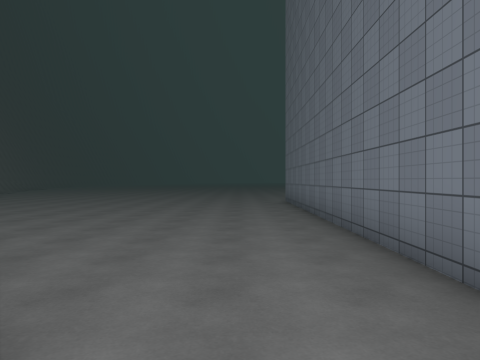
view 1 (above)

22 first-person views from a walk through a scene from a Unity 3-D project. The camera is 1.5 m above the floor, looks level and sees 70° across. The floor is counted in squares, 2 m on a side. Each view is taken from the middle of a square. On the plan, view 1 faces up. The plan holds only what a view shows up to about 11 squares ahead; the rest is blank. The place goes on beyond the plan. The player character is not drawn. Some animated figures are not drawn. Surface patterns are stand-ins for the level's own textures.

view 2
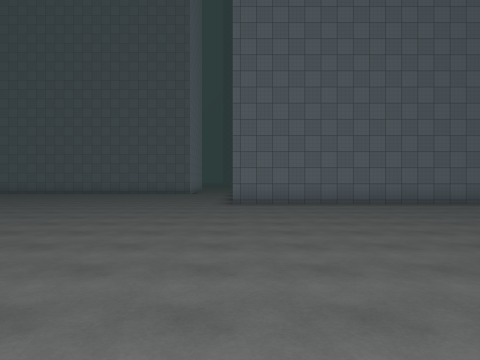

view 3
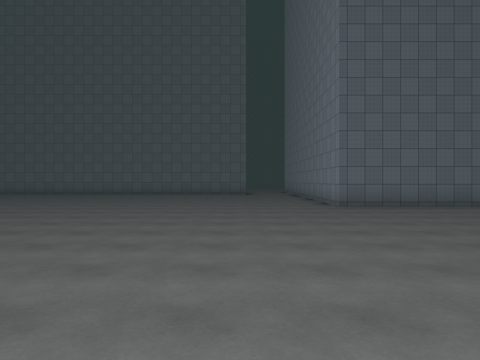

view 4
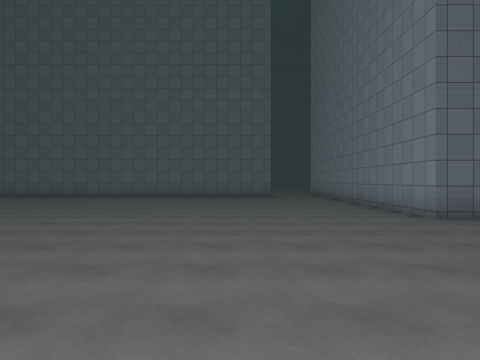

view 5
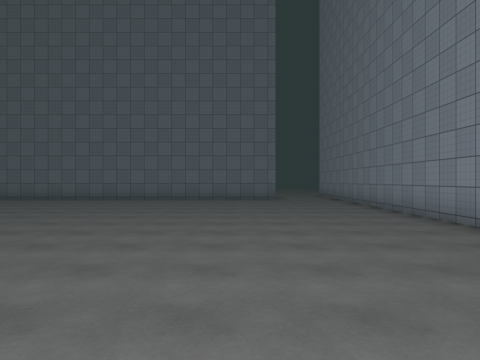

view 6
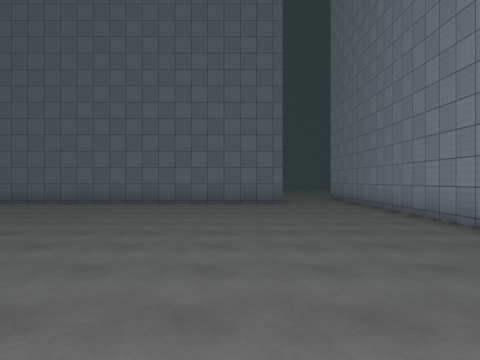

view 7
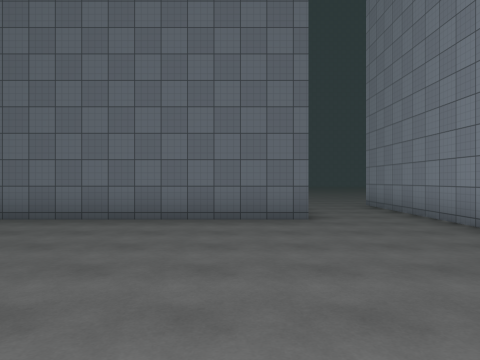

view 8
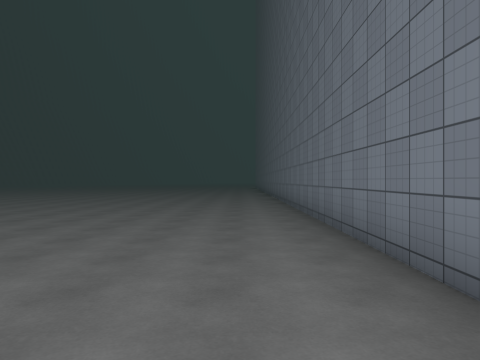

view 9
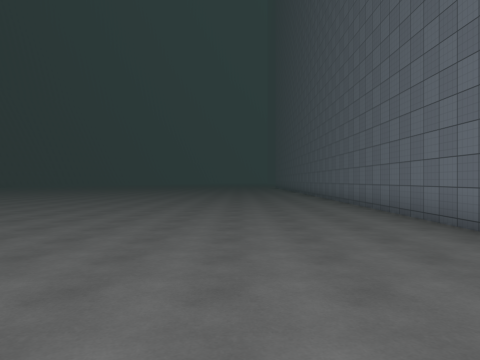

view 10
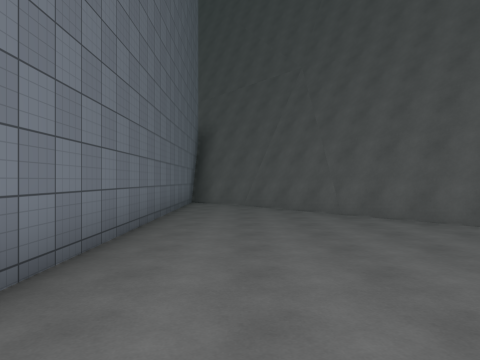

view 11
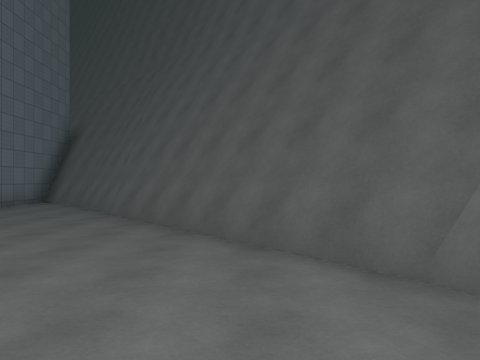

view 12
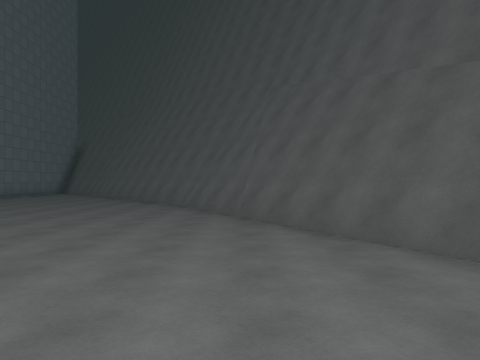

view 13
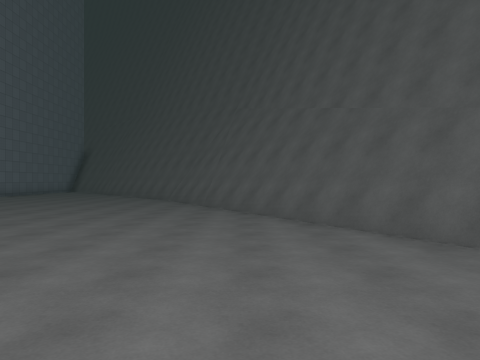

view 14
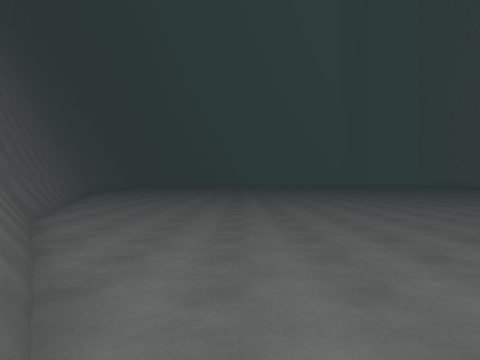

view 15
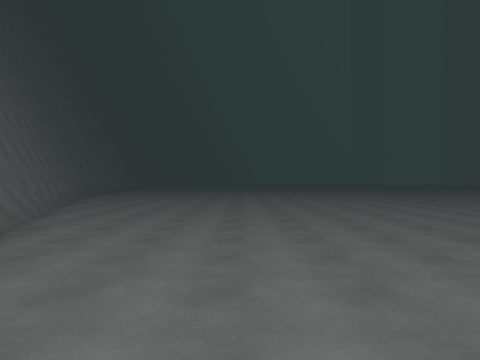

view 16
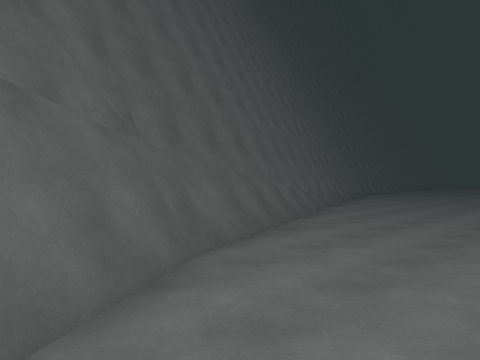

view 17
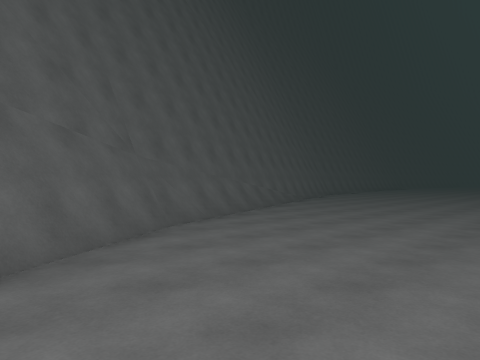

view 18
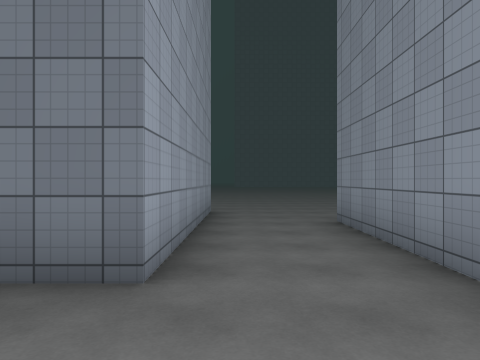

view 19
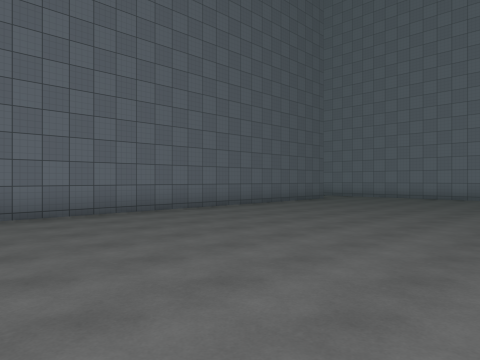

view 20
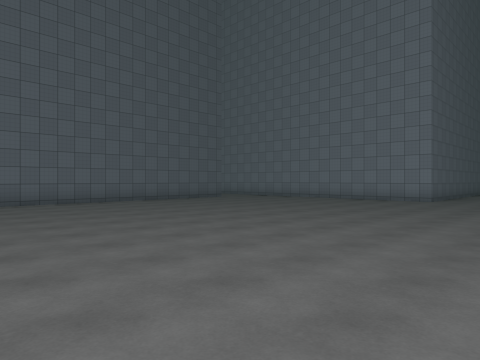

view 21
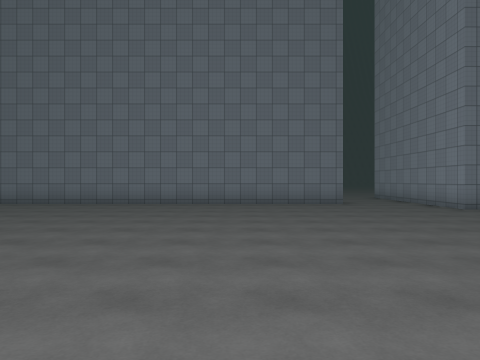

view 22
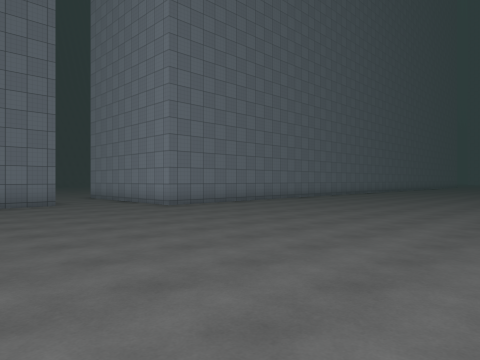

### Floor plan
Points are (right, up) in squares from view 1. A wall is a line through its corners. A room is listed if a view was taken in it or the views show most of it. See-through windows are left out.
Room 1 (views 1, 2, 3, 4, 5, 6, 7, 8, 9, 10, 11, 12, 13, 14, 15, 16, 17, 18, 19, 20)
walls: (-9.4, 11.5) (-8.1, 9.5); (-13, 18.2) (-6.5, 7.3); (-13.4, 18.1) (-9.4, 11.6); (-6.9, 7.4) (-5.5, 5.7); (-5.4, 5.6) (-0.4, -0.2); (-15.8, 26) (-13, 18); (-15.9, 26) (-13.3, 17.9); (15.3, 14.7) (9.5, 14.7) (9.5, 26); (-0.2, -0.4) (0.7, -1.1); (1.6, -1) (1.6, 12.2) (13.3, 12.2)
low walls: (-12.9, 18.6) (-12.8, 18.1); (-6.5, 7.4) (-2.2, 2.4); (-6.7, 7.4) (-4.5, 4.9); (-14, 21.5) (-13.5, 20.1); (-4.2, 4.6) (-3.4, 3.6); (-14.9, 24.1) (-14.5, 22.9); (-3.3, 3.6) (-0.4, 0.1); (0.2, -0.5) (0.9, -1.1)
ways out: opening at (13.5, 13.5) to room 2
Room 2 (views 21, 22)
walls: (13.3, 12.2) (13.3, 1.5); (15.3, 15.9) (15.3, 14.7)
ways out: opening at (13.5, 13.5) to room 1

Where each view was taken, in squares from view 1:
view 1: 0 up, 0 right, facing up
view 2: 12 up, 9 left, facing right
view 3: 15 up, 8 left, facing right
view 4: 16 up, 5 left, facing right
view 5: 16 up, 3 left, facing right
view 6: 16 up, 1 left, facing right
view 7: 16 up, 3 right, facing right
view 8: 15 up, 8 right, facing up
view 9: 14 up, 6 right, facing up
view 10: 10 up, 0 right, facing down
view 11: 10 up, 5 left, facing down
view 12: 17 up, 8 left, facing down
view 13: 20 up, 9 left, facing down
view 14: 12 up, 9 left, facing up
view 15: 15 up, 10 left, facing up
view 16: 16 up, 10 left, facing up-left
view 17: 15 up, 8 left, facing up-left
view 18: 14 up, 7 right, facing right
view 19: 27 up, 2 right, facing down-right
view 20: 25 up, 2 left, facing down-right
view 21: 9 up, 24 right, facing left
view 22: 9 up, 24 right, facing up-left
